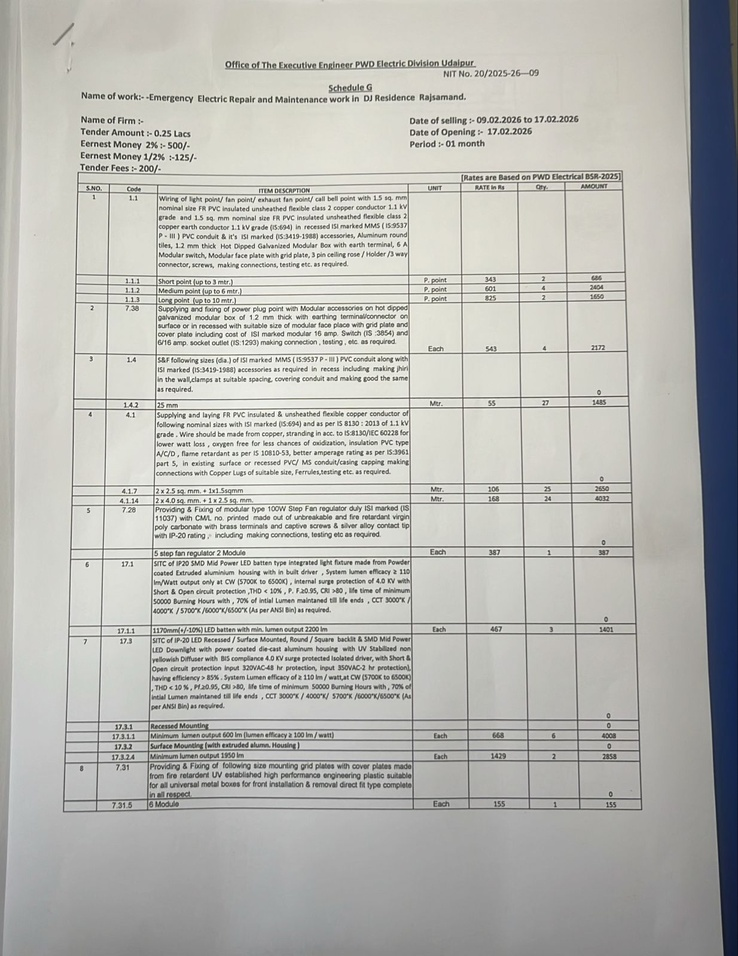
#> input picture Bill-Contractor-Git4/INPUT_WORK_ORDER_IMAGES_TEXT/WhatsApp Image 2026-02-25 at 1.13.49 PM.jpeg, 738 x 956 px, shrunk from 1234 x 1600 before the run
$ python -i image_preprocessor.py   (imports and definitions only)
#> lines starting #> are read from the running program, lines starting #| are printed output that depends on the picture
#> further down, picture is the input picture: shape (956, 738, 3); mean B, G, R 178.9, 183.1, 182.9
"""
Image Preprocessor
Enhances image quality before OCR/HWR processing.

Robustness guarantee: every public method catches all exceptions internally
and returns the original (or a safe fallback) image rather than raising.
"""
import logging
import cv2
import numpy as np
from typing import Tuple, Optional, Union
from pathlib import Path

logger = logging.getLogger(__name__)

# PIL is optional – used only as a fallback for exotic image formats
try:
    from PIL import Image as PILImage
    _PIL_AVAILABLE = True
except ImportError:
    _PIL_AVAILABLE = False


# [16 lines left out: function _to_bgr_uint8, not called in this run]


class ImagePreprocessor:
    """Preprocesses images for optimal OCR and handwriting recognition"""

    def __init__(self, enable_rotation_correction: bool = True,
                 enable_enhancement: bool = True,
                 enable_noise_removal: bool = True):
        self.enable_rotation_correction = enable_rotation_correction
        self.enable_enhancement = enable_enhancement
        self.enable_noise_removal = enable_noise_removal

    # [39 lines left out: function preprocess, not called in this run]

    def correct_rotation(self, image: np.ndarray) -> np.ndarray:
        """
        Detect and correct image rotation using Hough line transform.
        Never raises – returns original on failure.
        """
        try:
            gray = cv2.cvtColor(image, cv2.COLOR_BGR2GRAY) if image.ndim == 3 else image.copy()
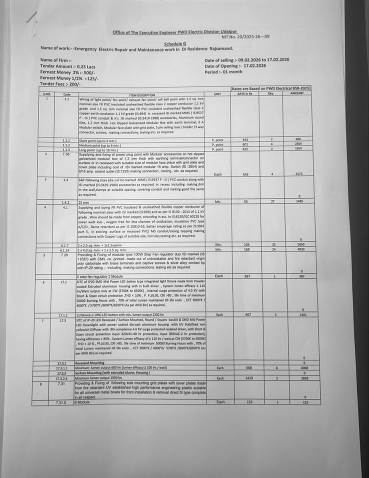
#> gray: shape (956, 738) (shown at 1/2 size); min 16, max 255, mean 182.6
            edges = cv2.Canny(gray, 50, 150, apertureSize=3)
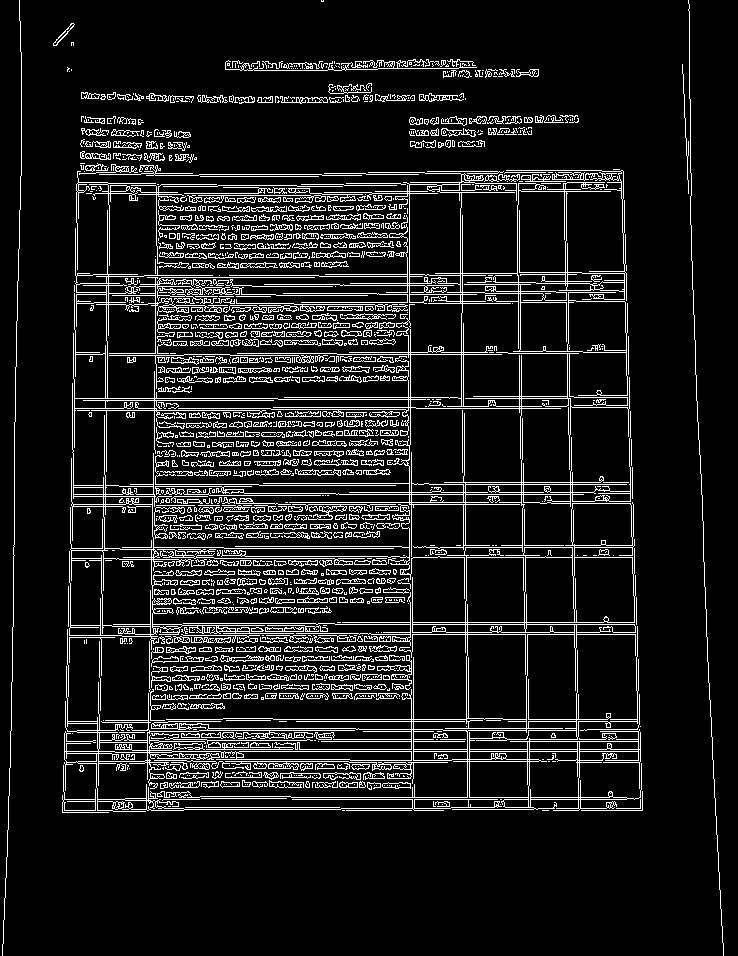
#> edges: shape (956, 738); 10.6% white in thin lines or dots
            lines = cv2.HoughLines(edges, 1, np.pi / 180, 200)
#> lines = 681 rows, first 8: [751, 1.57], [749, 1.57], [799, 1.57], [-456, 3.12], [721, 1.57], [719, 1.57], [23, 0.0175], [-454, 3.12]

            if lines is None:
                return image

            angles = [np.degrees(theta) - 90 for rho, theta in lines[:, 0]]
#> angles = 681 values, max 89 at index 3, min -90 at index 27, mean -14.64
            if not angles:
                return image

            median_angle = np.median(angles)
#> median_angle = -45
            if abs(median_angle) > 0.5:
                (h, w) = image.shape[:2]
                M = cv2.getRotationMatrix2D((w // 2, h // 2), median_angle, 1.0)
#> M = [[0.707, -0.707, 446.1], [0.707, 0.707, -120.9]]
                return cv2.warpAffine(image, M, (w, h),
                                      flags=cv2.INTER_CUBIC,
                                      borderMode=cv2.BORDER_REPLICATE)
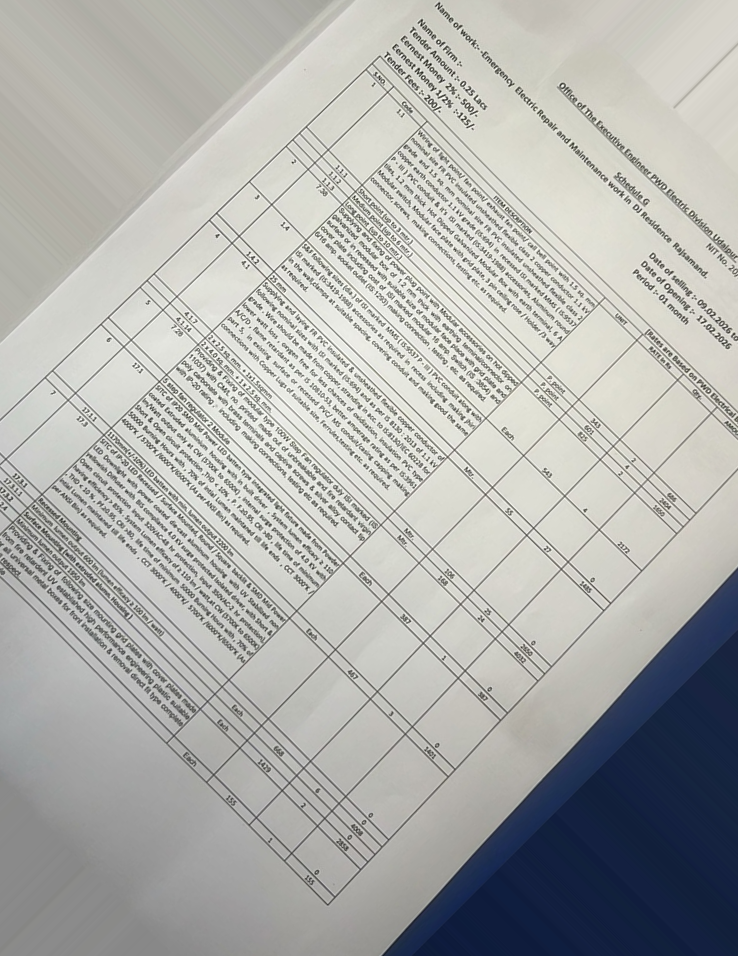
#> returned value: shape (956, 738, 3); mean of channels 0, 1, 2 172.7, 175.3, 174.4; drawn as B, G, R
        except Exception as e:
            logger.warning(f"correct_rotation failed: {e}")

        return image

    # [81 lines left out: functions enhance_contrast, remove_noise, binarize, load_image, save_image, not called in this run]

>>> import cv2
>>> picture = cv2.imread('../../../../../../../Bill-Contractor-Git4/INPUT_WORK_ORDER_IMAGES_TEXT/WhatsApp Image 2026-02-25 at 1.13.49 PM.jpeg')
>>> result = ImagePreprocessor().correct_rotation(picture)

$ run again, on Bill-Contractor-Git4/INPUT_WORK_ORDER_IMAGES_TEXT/WhatsApp Image 2026-02-25 at 1.14.08 PM.jpeg
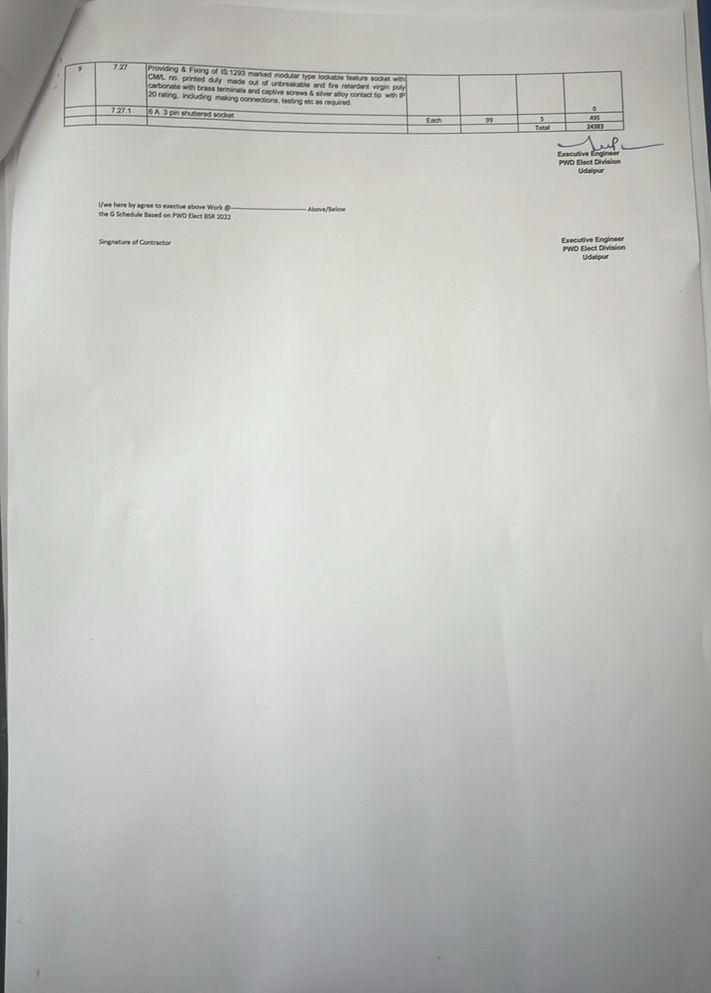
#> input picture Bill-Contractor-Git4/INPUT_WORK_ORDER_IMAGES_TEXT/WhatsApp Image 2026-02-25 at 1.14.08 PM.jpeg, 711 x 993 px, shrunk from 1145 x 1600 before the run
#> picture is the input picture: shape (993, 711, 3); mean B, G, R 188.1, 191.6, 190.6
#> in correct_rotation, `edges = cv2.Canny(gray, 50, 150, apertureSize=3)`:
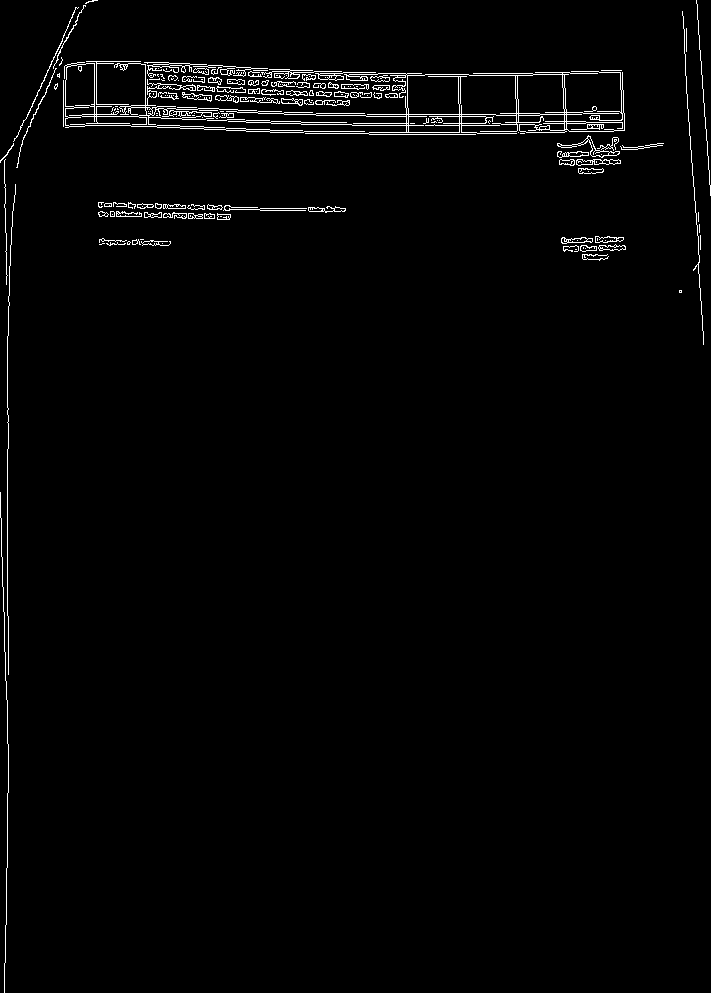
#> edges: shape (993, 711); 1.7% white in thin lines or dots
#> lines = 22 rows, first 8: [7, 0], [114, 1.57], [97, 1.62], [103, 1.61], [125, 1.57], [101, 1.61], [82, 1.55], [123, 1.57]
#> angles = [-90, 0, 3, 2, 0, 2, -1, 0, 3, 1, 1, 1, 0, 0, 2, 2, -2, 88, -2, -1, 3, 2]
#> median_angle = 1
#> M = [[1, 0.0175, -8.6], [-0.0175, 1, 6.27]]
#> in correct_rotation, `return cv2.warpAffine(image, M, (w, h), flags=cv2.INTER_CUBIC, borderM..`:
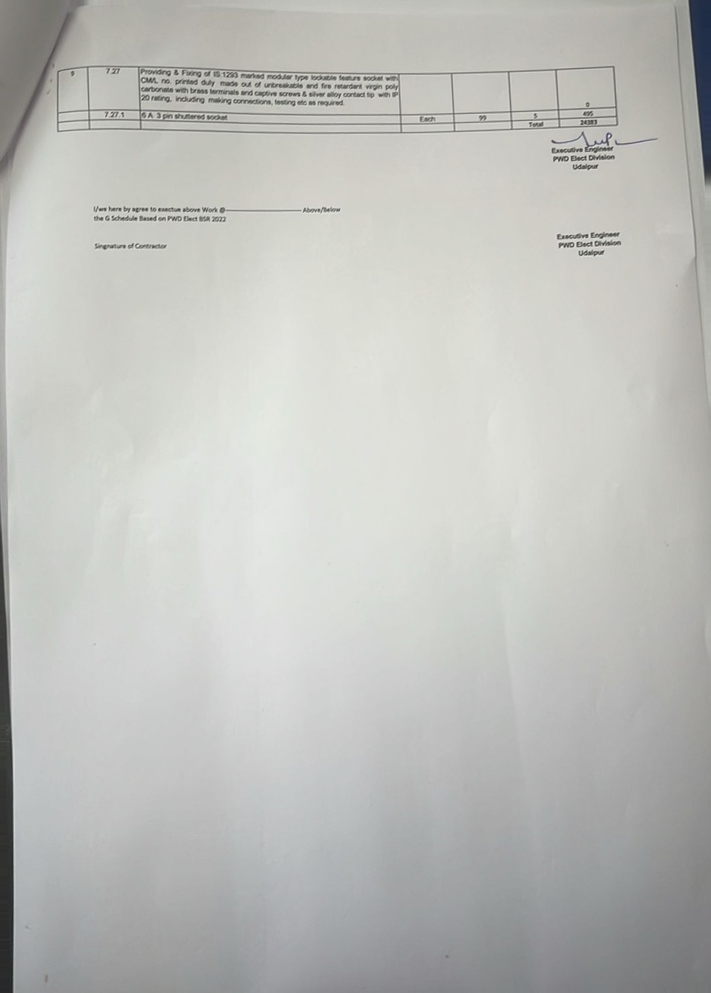
#> returned value: shape (993, 711, 3); mean of channels 0, 1, 2 187.7, 191.2, 190.2; drawn as B, G, R

$ run again, on Bill-Contractor-Git4/INPUT_WORK_ORDER_IMAGES_TEXT/WhatsApp Image 2026-02-25 at 1.14.51 PM.jpeg
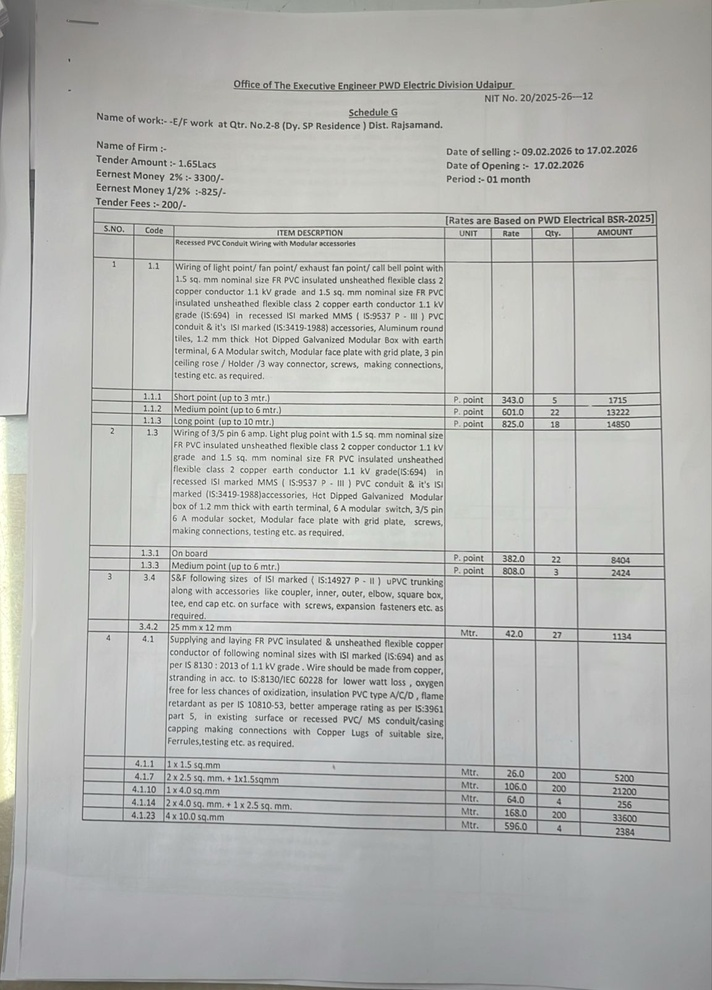
#> input picture Bill-Contractor-Git4/INPUT_WORK_ORDER_IMAGES_TEXT/WhatsApp Image 2026-02-25 at 1.14.51 PM.jpeg, 712 x 990 px, shrunk from 1151 x 1600 before the run
#> picture is the input picture: shape (990, 712, 3); mean B, G, R 179.3, 182.1, 181
#> in correct_rotation, `edges = cv2.Canny(gray, 50, 150, apertureSize=3)`:
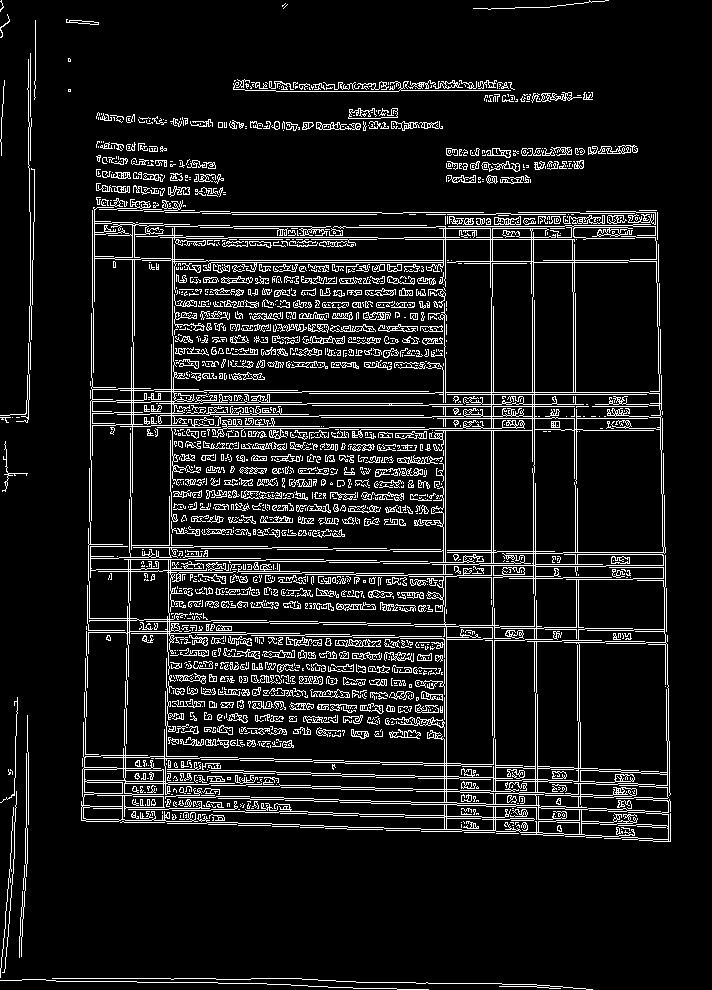
#> edges: shape (990, 712); 9.9% white in thin lines or dots
#> lines = 214 rows, first 8: [556, 1.59], [554, 1.59], [493, 0], [138, 0.0175], [630, 1.59], [542, 1.59], [178, 0.0175], [260, 1.57]
#> angles = 214 values, max 89 at index 9, min -90 at index 2, mean 2.11
#> median_angle = 1
#> M = [[1, 0.0175, -8.58], [-0.0175, 1, 6.29]]
#> in correct_rotation, `return cv2.warpAffine(image, M, (w, h), flags=cv2.INTER_CUBIC, borderM..`:
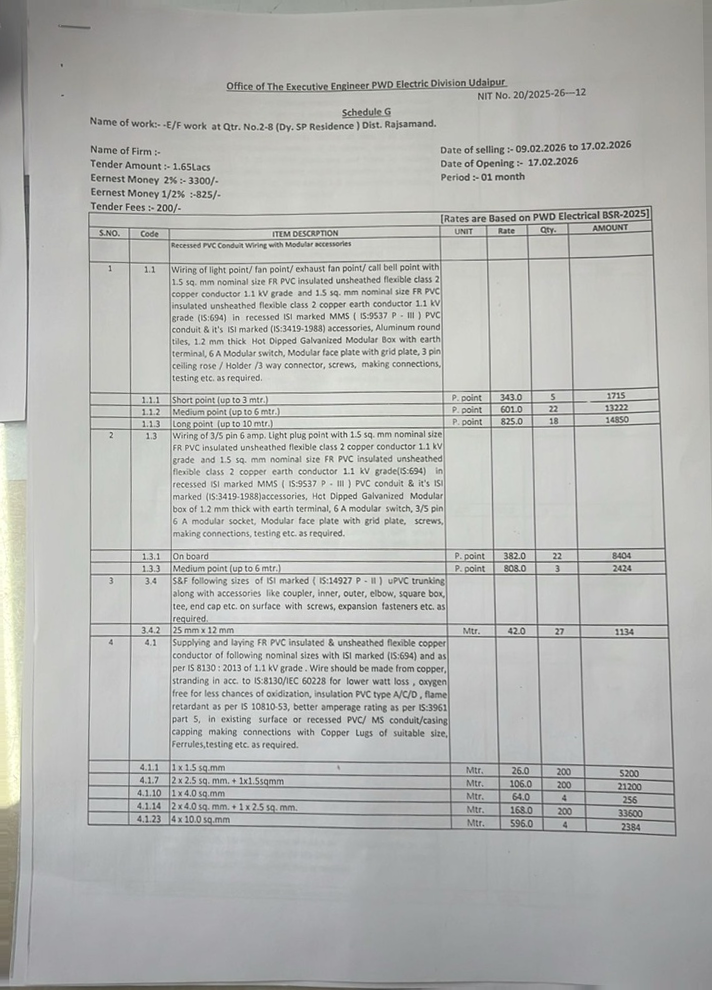
#> returned value: shape (990, 712, 3); mean of channels 0, 1, 2 179.3, 182.2, 181.1; drawn as B, G, R
